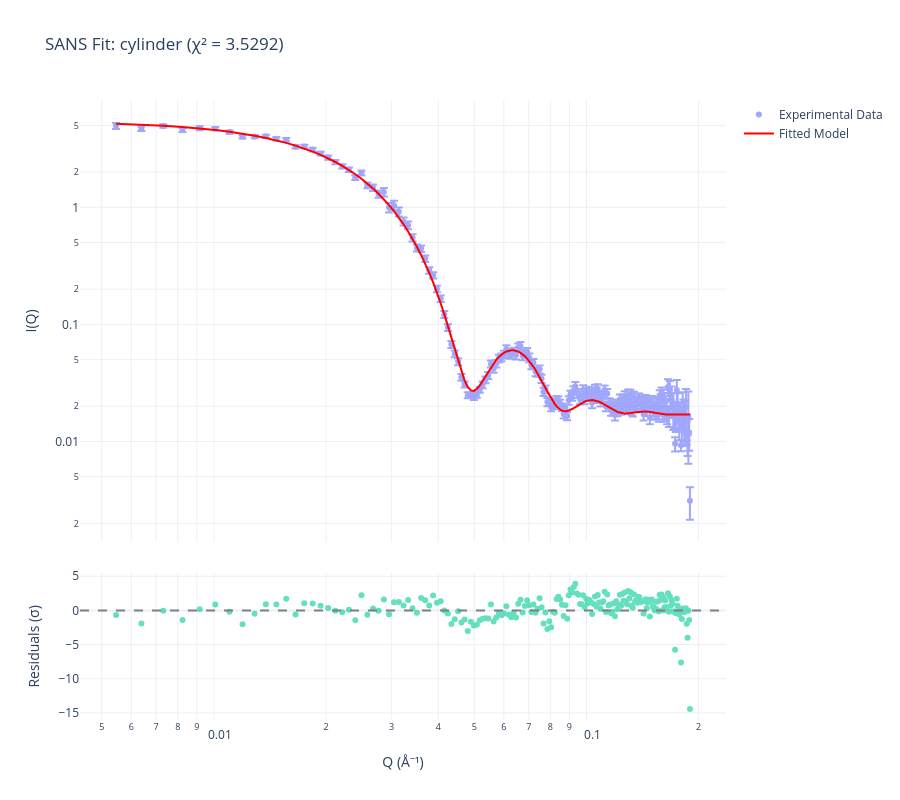

Source (notebook cell):
### Code cell
result = fitteri.fit_bayesian(samples=10000, burn=100)
fitteri.plot_results(show_residuals=True, log_scale=True)

### Figure 1 — Plotly figure (JSON) as saved in the notebook; plotly's stock layout.template omitted (floating-point values rounded to 4 significant figures; data arrays with more than 128 entries replaced by an {"elided": "..."} marker saying what was removed)
{"data": [{"error_y": {"array": {"elided": "200 float values"}, "type": "data", "visible": true}, "marker": {"size": 6}, "mode": "markers", "name": "Experimental Data", "opacity": 0.6, "type": "scatter", "x": {"elided": "200 float values"}, "xaxis": "x", "y": {"elided": "200 float values"}, "yaxis": "y"}, {"line": {"color": "red", "width": 2}, "mode": "lines", "name": "Fitted Model", "type": "scatter", "x": {"elided": "200 float values"}, "xaxis": "x", "y": {"elided": "200 float values"}, "yaxis": "y"}, {"marker": {"size": 6}, "mode": "markers", "name": "Residuals", "opacity": 0.6, "showlegend": false, "type": "scatter", "x": {"elided": "200 float values"}, "xaxis": "x2", "y": {"elided": "200 float values"}, "yaxis": "y2"}], "layout": {"height": 800, "shapes": [{"line": {"color": "gray", "dash": "dash"}, "type": "line", "x0": 0, "x1": 1, "xref": "x2 domain", "y0": 0, "y1": 0, "yref": "y2"}], "title": {"text": "SANS Fit: cylinder (χ² = 3.5292)"}, "width": 900, "xaxis": {"anchor": "y", "domain": [0, 1], "matches": "x2", "showticklabels": false, "type": "log"}, "xaxis2": {"anchor": "y2", "domain": [0, 1], "title": {"text": "Q (Å⁻¹)"}, "type": "log"}, "yaxis": {"anchor": "x", "domain": [0.2875, 1.0], "title": {"text": "I(Q)"}, "type": "log"}, "yaxis2": {"anchor": "x2", "domain": [0, 0.2375], "title": {"text": "Residuals (σ)"}}}}
